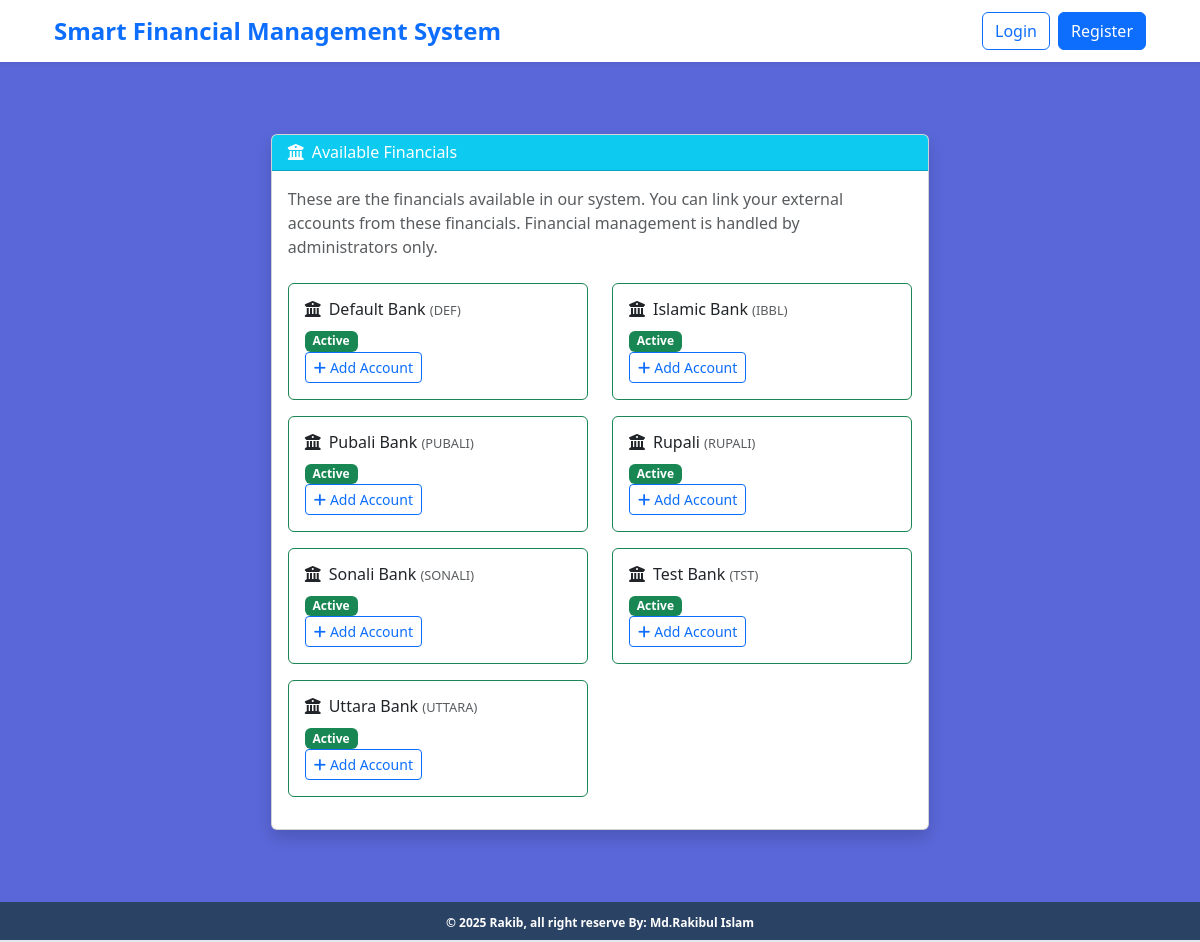
The app's page /banks/ with its own data.
### banks/models.py (models this page shows, shortened)
class Bank(models.Model):
    name = models.CharField(max_length=100, unique=True)
    code = models.CharField(max_length=10, unique=True, blank=True, null=True, help_text="Optional bank code (e.g., IBBL, SONALI)")
    is_active = models.BooleanField(default=True, help_text="Only active banks can be selected by users")
    class Meta:
        ordering = ['name']
        verbose_name = 'Bank'
        verbose_name_plural = 'Banks'

### banks/views.py (the view)
# urls.py: path('', views.BankListView.as_view(), name='bank_list'),
class BankListView(ListView):
    model = Bank
    template_name = 'banks/bank_list.html'
    context_object_name = 'banks'
    queryset = Bank.objects.filter(is_active=True).order_by('name')

### notifications/context_processors.py (called while the page is built)
def unread_notifications_count(request):
    if request.user.is_authenticated:
        count = Notification.objects.filter(user=request.user, is_read=False).count()
    else:
        count = 0
    return {'unread_notifications_count': count}

### banks/templates/banks/bank_list.html (shortened to what this page needs)
{% extends 'base.html' %}
{% load static %}
{% block content %}
<div class="container py-5">
    <div class="row">
        <div class="col-lg-8 mx-auto">
            <div class="card shadow">
                <div class="card-header bg-info text-white">
                    <h4 class="card-title mb-0">
                        <i class="fas fa-university me-2"></i>Available Financials
                    </h4>
                </div>
                <div class="card-body">
                        <p class="text-muted mb-4">
                        These are the financials available in our system. You can link your external accounts from these financials.
                        Financial management is handled by administrators only.
                    </p>
                    {% if banks %}
                        <div class="row">
                            {% for bank in banks %}
                                <div class="col-md-6 mb-3">
                                    <div class="card h-100 {% if bank.is_active %}border-success{% else %}border-secondary{% endif %}">
                                        <div class="card-body">
                                            <h5 class="card-title">
                                                <i class="fas fa-university me-2"></i>{{ bank.name }}
                                                {% if bank.code %}
                                                    <small class="text-muted">({{ bank.code }})</small>
                                                {% endif %}
                                            </h5>
                                            <p class="card-text">
                                                {% if bank.is_active %}
                                                    <span class="badge bg-success">Active</span>
                                                {% else %}
                                                    <span class="badge bg-secondary">Inactive</span>
                                                {% endif %}
                                            </p>
                                            {% if bank.is_active %}
                                                <a href="{% url 'add_external_account' %}?bank_id={{ bank.id }}" class="btn btn-outline-primary btn-sm">
                                                    <i class="fas fa-plus me-1"></i>Add Account
                                                </a>
                                            {% endif %}
                                        </div>
                                    </div>
                                </div>
                            {% endfor %}
                        </div>
                    {% else %}
                        <div class="text-center py-5">
                            <i class="fas fa-university fa-3x text-muted mb-3"></i>
                            <h5 class="text-muted">No Financials Available</h5>
                            <p class="text-muted">Please contact administrators to add financials to the system.</p>
                        </div>
                    {% endif %}
                </div>
            </div>
        </div>
    </div>
</div>
{% endblock %}

### core/templates/base.html (shortened to what this page needs)
{% load static %}
<!DOCTYPE html>
<html lang="en">
    <head>
        <link href="https://cdn.jsdelivr.net/npm/bootstrap@5.3.0/dist/css/bootstrap.min.css" rel="stylesheet">
        <link rel="stylesheet" href="https://cdnjs.cloudflare.com/ajax/libs/font-awesome/6.4.0/css/all.min.css">
        <link href="https://unpkg.com/tailwindcss@^1.0/dist/tailwind.min.css" rel="stylesheet">
    </head>
    <body class="bg-indigo-600 min-h-screen flex flex-col">
        {% include 'navbar.html' %}
        <div class="flex-grow">
            {% block body %}
                <div class="container-fluid px-3 px-md-4 py-3 py-md-4" id="main">
                    {% block content %}
                    {% endblock %}
                </div>
            {% endblock %}
        </div>
        {% block footer %}{% include 'footer.html' %}{% endblock %}
    </body>
</html>

### core/templates/navbar.html (shortened to what this page needs)
<nav class="navbar navbar-expand-lg navbar-light bg-white shadow-sm">
    <div class="container-fluid px-4">
        <a class="navbar-brand fw-bold text-primary fs-4" href="/">Smart Financial Management System</a>
        <div class="collapse navbar-collapse" id="navbarNav">
            {% if request.user.is_authenticated %}
                <ul class="navbar-nav me-auto">
                    <li class="nav-item">
                        <a class="nav-link" href="{% url 'transactions:transaction_report' %}">Report</a>
                    </li>
                    <li class="nav-item">
                        <a class="nav-link" href="{% url 'transactions:deposit_money' %}">Deposit</a>
                    </li>
                    <li class="nav-item dropdown">
                        <a class="nav-link dropdown-toggle" href="#" id="withdrawDropdown" role="button" data-bs-toggle="dropdown" aria-expanded="false">
                            Withdraw
                        </a>
                        <ul class="dropdown-menu" aria-labelledby="withdrawDropdown">
                            <li><a class="dropdown-item" href="{% url 'transactions:withdraw_money' %}">From Main Account</a></li>
                            <li><a class="dropdown-item" href="{% url 'transactions:external_withdraw' %}">From External Account</a></li>
                        </ul>
                    </li>
                    <li class="nav-item dropdown">
                        <a class="nav-link dropdown-toggle" href="#" id="transferDropdown" role="button" data-bs-toggle="dropdown" aria-expanded="false">
                            Transfer
                        </a>
                        <ul class="dropdown-menu" aria-labelledby="transferDropdown">
                            <li><a class="dropdown-item" href="{% url 'transactions:transfer_money' %}">From Main Account</a></li>
                            <li><a class="dropdown-item" href="{% url 'transactions:external_transfer' %}">From External Account</a></li>
                        </ul>
                    </li>
                    <li class="nav-item">
                        <a class="nav-link" href="{% url 'external_accounts' %}">External Accounts</a>
                    </li>
                    <li class="nav-item">
                        <a class="nav-link" href="{% url 'banks:bank_list' %}">Available Financials</a>
                    </li>
                    <li class="nav-item dropdown">
                        <a class="nav-link dropdown-toggle" href="#" id="loanDropdown" role="button" data-bs-toggle="dropdown" aria-expanded="false">
                            Loan
                        </a>
                        <ul class="dropdown-menu" aria-labelledby="loanDropdown">
                            <li><a class="dropdown-item" href="{% url 'transactions:loan_request' %}">Loan Request</a></li>
                            <li><a class="dropdown-item" href="{% url 'transactions:loan_list' %}">Loan List</a></li>
                        </ul>
                    </li>
                    <li class="nav-item">
                        <a class="nav-link" href="{% url 'branch_change_requests' %}">Branch Change</a>
                    </li>
                    {% if request.user.account.role == 'Admin' %}
                    <li class="nav-item">
                        <a class="nav-link" href="{% url 'admin_branch_requests' %}">Admin Branch Requests</a>
                    </li>
                    {% endif %}
                </ul>
                <div class="d-flex align-items-center flex-nowrap">
                    <span class="me-2 text-muted d-none d-lg-inline small">Welcome, {{ request.user.first_name }} (${{ request.user.account.total_balance|floatformat:2 }})</span>
                    <span class="me-2 text-muted d-none d-md-inline d-lg-none small">{{ request.user.first_name }} (${{ request.user.account.total_balance|floatformat:2 }})</span>
                    <span class="me-2 text-muted d-md-none small">{{ request.user.first_name }}</span>
                    <a href="{% url 'notifications:notification_list' %}" class="btn btn-outline-primary me-1 btn-sm position-relative p-1" title="Notifications">
                        <i class="fas fa-bell"></i>
                        {% if unread_notifications_count > 0 %}
                            <span class="position-absolute top-0 start-100 translate-middle badge rounded-pill bg-danger fs-6 p-1">{{ unread_notifications_count }}</span>
                        {% endif %}
                    </a>
                    <a href="{% url 'profile' %}" class="btn btn-primary me-1 btn-sm d-none d-sm-inline px-2" title="Profile">Profile</a>
                    <a href="{% url 'profile' %}" class="btn btn-primary me-1 btn-sm d-sm-none p-1" title="Profile"><i class="fas fa-user"></i></a>
                    <a href="{% url 'logout' %}" class="btn btn-outline-danger btn-sm px-2" title="Logout">Logout</a>
                </div>
            {% else %}
                <div class="d-flex ms-auto">
                    <a href="{% url 'login' %}" class="btn btn-outline-primary me-2">Login</a>
                    <a href="{% url 'register' %}" class="btn btn-primary">Register</a>
                </div>
            {% endif %}
        </div>
    </div>
</nav>

### core/templates/footer.html
<footer class="footer bg-blue-900 text-white border-b-2">
    <div class="w-full px-4">
        <div class="mt-2 flex flex-col items-center">
            <div class="w-full text-center py-1 pb-1">
                <p class="text-xs text-white font-bold mb-1">
                    © {% now "Y" %} Rakib,
                    all right reserve By: <a href="https://www.facebook.com/00mRicE69" target="_blank"
                        class="text-aquamarine hover:text-blue-300 transition-colors">Md.Rakibul Islam</a>
                </p>
            </div>
        </div>
    </div>
</footer>

### core/templates/base.html (style rules this page uses)
footer { margin-top: auto !important; }
.container-fluid { width: 100%; padding-left: 15px; padding-right: 15px; margin-left: auto; margin-right: auto; }
@media (min-width: 576px) { .container-fluid { max-width: 540px; } }
@media (min-width: 768px) { .container-fluid { max-width: 720px; } }
@media (min-width: 992px) { .container-fluid { max-width: 960px; } }
@media (min-width: 1200px) { .container-fluid { max-width: 1140px; } }

### records on screen
Bank: name "Default Bank", code "DEF", is_active "Active"
Bank: name "Islamic Bank", code "IBBL", is_active "Active"
Bank: name "Pubali Bank", code "PUBALI", is_active "Active"
Bank: name "Rupali", code "RUPALI", is_active "Active"
Bank: name "Sonali Bank", code "SONALI", is_active "Active"
Bank: name "Test Bank", code "TST", is_active "Active"
Bank: name "Uttara Bank", code "UTTARA", is_active "Active"
